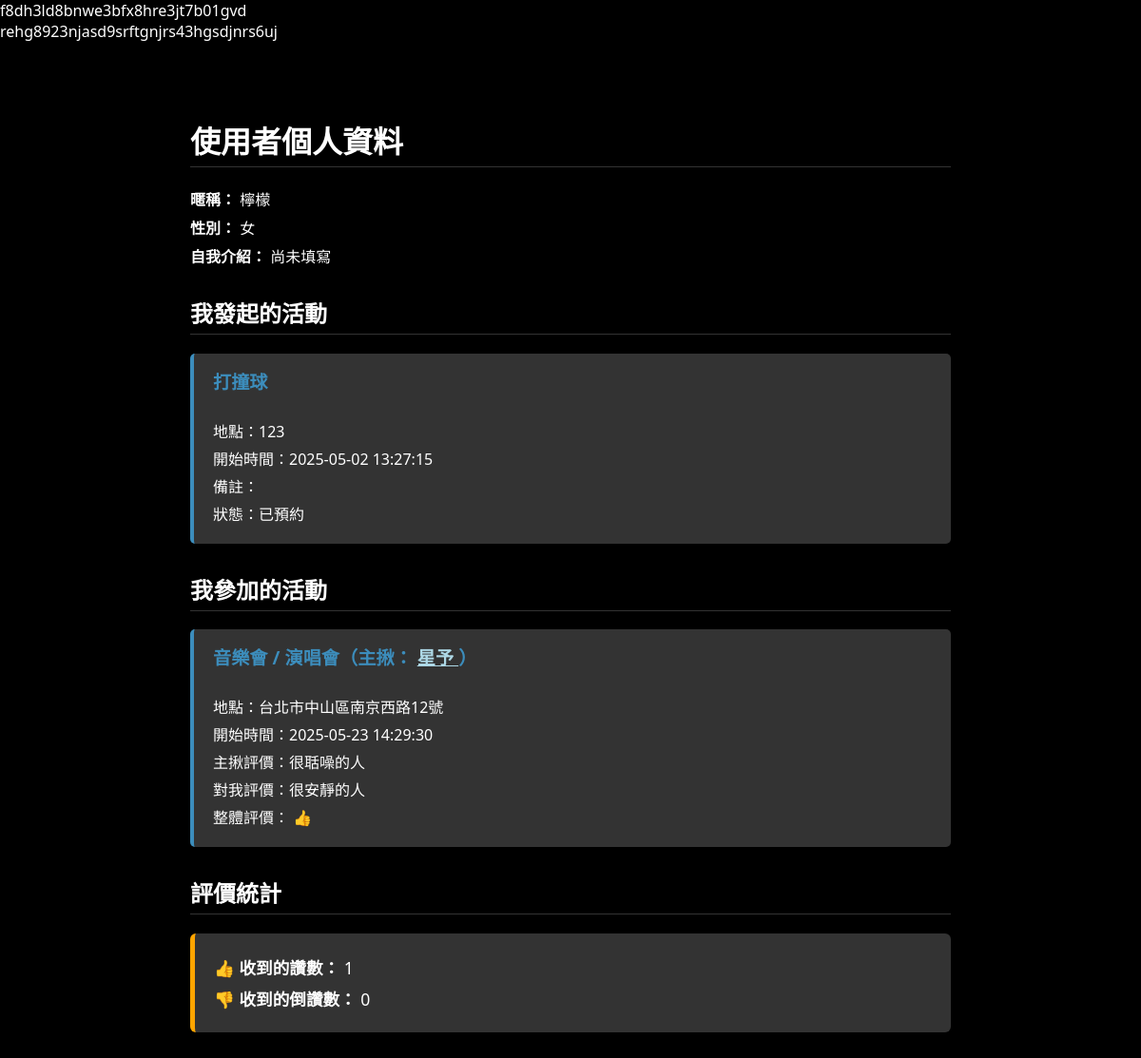
The app's page /profile/profile.php?uid=rehg8923njasd9srftgnjrs43hgsdjnrs6uj with its own data.
### tables this page shows
CREATE TABLE `user` (
  `uid` varchar(50) NOT NULL,
  `username` varchar(11) NOT NULL,
  `name` varchar(50) NOT NULL,
  `gender` varchar(1) NOT NULL,
  `birthday` date DEFAULT NULL,
  `self_introduction` varchar(200) DEFAULT NULL,
  `isadmin` tinyint(1) DEFAULT 0,
  `phone` varchar(10) NOT NULL,
  `identify_ID` varchar(10) NOT NULL
);

CREATE TABLE `order_detail` (
  `orderid` int(11) NOT NULL,
  `booker` varchar(50) NOT NULL,
  `location` varchar(100) NOT NULL,
  `deadtime` datetime NOT NULL,
  `start_time` datetime NOT NULL DEFAULT current_timestamp(),
  `annotation` varchar(200) DEFAULT NULL,
  `participants` int(2) NOT NULL DEFAULT 1,
  `state` varchar(4) NOT NULL,
  `event_id` int(4) DEFAULT NULL,
  `gender_limit` tinyint(1) NOT NULL DEFAULT 0,
  `male_limit` int(2) DEFAULT NULL,
  `female_limit` int(2) DEFAULT NULL,
  `male_num` int(2) NOT NULL DEFAULT 0,
  `female_num` int(2) NOT NULL DEFAULT 0
);

CREATE TABLE `event` (
  `categories_id` int(4) NOT NULL,
  `event_id` int(4) NOT NULL,
  `content` varchar(50) NOT NULL
);

CREATE TABLE `involvement` (
  `orderid` int(11) NOT NULL,
  `uid` varchar(50) NOT NULL,
  `eval_to_booker` varchar(200) DEFAULT NULL,
  `booker_eval` varchar(200) DEFAULT NULL,
  `evaluation` int(1) DEFAULT NULL COMMENT '讚:1，倒讚:-1'
);

### profile/profile.php (the view, shortened to what this page needs)
<?php
require_once 'db_connect.php';
$login_uid = 'f8dh3ld8bnwe3bfx8hre3jt7b01gvd';
$uid = $_GET['uid'] ?? null;
echo $uid;
$isAdmin = false;
if ($login_uid) {
    $stmt = $conn->prepare("SELECT isadmin FROM user WHERE uid = ?");
    $stmt->bind_param("s", $login_uid);
    $stmt->execute();
    $result = $stmt->get_result();
    if ($row = $result->fetch_assoc()) {
        $isAdmin = $row['isadmin'] == 1;
    }
}
$isSelf = $login_uid === $uid;
$canEdit = $isSelf || $isAdmin;
?>
<?php
$user_sql = "SELECT * FROM user WHERE uid = ?";
$stmt = $conn->prepare($user_sql);
$stmt->bind_param("s", $uid);
$stmt->execute();
$user_result = $stmt->get_result();
$user = $user_result->fetch_assoc();
?>
<?php
$created_sql = "
SELECT od.*, e.content AS event_name
FROM order_detail od
JOIN event e ON od.event_id = e.event_id
WHERE od.booker = ?";
$stmt = $conn->prepare($created_sql);
$stmt->bind_param("s", $uid);
$stmt->execute();
$created_events = $stmt->get_result();
?>
<?php
$joined_sql = "
SELECT od.*, e.content AS event_name, u.username AS booker_username, i.eval_to_booker, i.booker_eval, i.evaluation
FROM involvement i
JOIN order_detail od ON i.orderid = od.orderid
JOIN event e ON od.event_id = e.event_id
JOIN user u ON od.booker = u.uid
WHERE i.uid = ?";
$stmt = $conn->prepare($joined_sql);
$stmt->bind_param("s", $uid);
$stmt->execute();
$joined_events = $stmt->get_result();
?>
<?php
$evaluation_sql = "
SELECT
  SUM(CASE WHEN i.evaluation = 1 THEN 1 ELSE 0 END) AS likes,
  SUM(CASE WHEN i.evaluation = -1 THEN 1 ELSE 0 END) AS dislikes
FROM involvement i
JOIN order_detail o ON i.orderid = o.orderid
WHERE i.uid = ? AND o.booker != i.uid
";
$stmt = $conn->prepare($evaluation_sql);
$stmt->bind_param("s", $uid);
$stmt->execute();
$eval_result = $stmt->get_result();
$eval_data = $eval_result->fetch_assoc();
?>
<!DOCTYPE html>
<html lang="zh-Hant">
<head>
  <link rel="stylesheet" href="profile.css">
</head>
<body>
    <div class="container">
        <div class="profile-info">
            <h1>使用者個人資料</h1>
            <?php if ($canEdit): ?>
                <div id="view-mode">
                    <p><strong>暱稱：</strong> <?php echo htmlspecialchars($user['username']); ?></p>
                    <p><strong>真實姓名：</strong> <?php echo htmlspecialchars($user['name']); ?></p>
                    <p><strong>性別：</strong> <?php echo htmlspecialchars($user['gender']); ?></p>
                    <p><strong>生日：</strong> <?php echo htmlspecialchars($user['birthday']); ?></p>
                    <p><strong>電話：</strong> <?php echo htmlspecialchars($user['phone']); ?></p>
                    <p><strong>自我介紹：</strong> <?php echo htmlspecialchars($user['self_introduction'] ?? '尚未填寫'); ?></p>
                    <button class="edit-button" onclick="toggleEdit()">✏️ 編輯個資</button>
                </div>
            <?php else: ?>
                <p><strong>暱稱：</strong> <?php echo htmlspecialchars($user['username']); ?></p>
                <p><strong>性別：</strong> <?php echo htmlspecialchars($user['gender'] ?? '未填寫'); ?></p>
                <p><strong>自我介紹：</strong> <?php echo nl2br(htmlspecialchars($user['self_introduction'] ?? '尚未填寫')); ?></p>
            <?php endif; ?>
        </div>
        <h2>我發起的活動</h2>
        <div class="event-card">
        <?php while ($row = $created_events->fetch_assoc()): ?>
            <div>
            <h3><?php echo htmlspecialchars($row['event_name']); ?></h3>
            <p>地點：<?php echo htmlspecialchars($row['location']); ?></p>
            <p>開始時間：<?php echo $row['start_time']; ?></p>
            <p>備註：<?php echo htmlspecialchars($row['annotation']); ?></p>
            <p>狀態：<?php echo $row['state']; ?></p>
            </div>
        <?php endwhile; ?>
        </div>
        <h2>我參加的活動</h2>
        <div class="event-card">
            <?php while ($row = $joined_events->fetch_assoc()): ?>
                <div>
                    <h3>
                        <?php echo htmlspecialchars($row['event_name']); ?>（主揪：
                        <a href="profile.php?uid=<?php echo urlencode($row['booker']); ?>" style="color: lightblue;">
                            <?php echo htmlspecialchars($row['booker_username']); ?>
                        </a>）
                    </h3>
                    <p>地點：<?php echo htmlspecialchars($row['location']); ?></p>
                    <p>開始時間：<?php echo $row['start_time']; ?></p>
                    <p>主揪評價：<?php echo htmlspecialchars($row['eval_to_booker'] ?? '未填寫'); ?></p>
                    <p>對我評價：<?php echo htmlspecialchars($row['booker_eval'] ?? '未填寫'); ?></p>
                    <p>整體評價：
                        <?php
                        if ($row['evaluation'] === null) echo '未評價';
                        elseif ($row['evaluation'] == 1) echo '👍';
                        elseif ($row['evaluation'] == -1) echo '👎';
                        ?>
                    </p>
                </div>
            <?php endwhile; ?>
        </div>
        <h2>評價統計</h2>
        <div class="stat-box">
            <p><strong>👍 收到的讚數：</strong> <?php echo $eval_data['likes'] ?? 0; ?></p>
            <p><strong>👎 收到的倒讚數：</strong> <?php echo $eval_data['dislikes'] ?? 0; ?></p>
        </div>
    </div>
</body>
</html>

### profile/profile.css (style rules this page uses)
body { font-family: 'Segoe UI', sans-serif; background-color: black; color: #fff; margin: 0; padding: 0; }
.container { max-width: 800px; margin: 30px auto; padding: 20px 30px; border-radius: 8px; box-shadow: 0 4px 12px rgba(0,0,0,0.1); }
h1, h2, h3 { margin-top: 30px; border-bottom: 1px solid #333; padding-bottom: 5px; }
.event-card { border-left: 4px solid #3c8dbc; background: #333; padding: 15px 20px; margin-bottom: 20px; border-radius: 5px; }
.event-card h3 { margin-top: 0; font-size: 1.2em; color: #3c8dbc; }
.event-card p { margin: 5px 0; }
.profile-info p { margin: 6px 0; }
.stat-box { background-color: #333; border-left: 5px solid #ffa500; padding: 15px 20px; margin: 20px 0; border-radius: 6px; }
.stat-box p { font-size: 1.1em; margin: 8px 0; }

### records on screen
user: username "檸檬", gender "女", self_introduction "尚未填寫"
order_detail: event.content "打撞球", location "123", start_time "2025-05-02 13:27:15", state "已預約"
involvement: event.content "音樂會 / 演唱會", user.username "星予", orderid.location "台北市中山區南京西路12號", orderid.start_time "2025-05-23 14:29:30", eval_to_booker "很聒噪的人", booker_eval "很安靜的人"

### other values on screen
$uid "rehg8923njasd9srftgnjrs43hgsdjnrs6uj"
$eval_data['likes'] "1"
$eval_data['dislikes'] "0"
